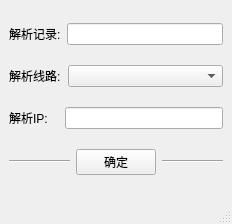
<?xml version="1.0" encoding="UTF-8"?>
<ui version="4.0">
 <class>MainWindow</class>
 <widget class="QMainWindow" name="MainWindow">
  <property name="geometry">
   <rect>
    <x>0</x>
    <y>0</y>
    <width>232</width>
    <height>224</height>
   </rect>
  </property>
  <property name="windowTitle">
   <string>MainWindow</string>
  </property>
  <widget class="QWidget" name="centralwidget">
   <layout class="QHBoxLayout" name="horizontalLayout_5">
    <item>
     <layout class="QVBoxLayout" name="verticalLayout">
      <item>
       <layout class="QHBoxLayout" name="horizontalLayout">
        <item>
         <widget class="QLabel" name="label">
          <property name="text">
           <string>解析记录:</string>
          </property>
         </widget>
        </item>
        <item>
         <widget class="QLineEdit" name="lineEdit"/>
        </item>
       </layout>
      </item>
      <item>
       <layout class="QHBoxLayout" name="horizontalLayout_2">
        <item>
         <widget class="QLabel" name="label_2">
          <property name="text">
           <string>解析线路:</string>
          </property>
         </widget>
        </item>
        <item>
         <widget class="QComboBox" name="comboBox">
          <property name="minimumSize">
           <size>
            <width>155</width>
            <height>0</height>
           </size>
          </property>
         </widget>
        </item>
       </layout>
      </item>
      <item>
       <layout class="QHBoxLayout" name="horizontalLayout_3">
        <item>
         <widget class="QLabel" name="label_3">
          <property name="minimumSize">
           <size>
            <width>50</width>
            <height>0</height>
           </size>
          </property>
          <property name="text">
           <string>解析IP:</string>
          </property>
         </widget>
        </item>
        <item>
         <widget class="QLineEdit" name="lineEdit_3">
          <property name="minimumSize">
           <size>
            <width>132</width>
            <height>0</height>
           </size>
          </property>
         </widget>
        </item>
       </layout>
      </item>
      <item>
       <layout class="QHBoxLayout" name="horizontalLayout_4">
        <item>
         <widget class="Line" name="line">
          <property name="orientation">
           <enum>Qt::Horizontal</enum>
          </property>
         </widget>
        </item>
        <item>
         <widget class="QPushButton" name="pushButton">
          <property name="text">
           <string>确定</string>
          </property>
         </widget>
        </item>
        <item>
         <widget class="Line" name="line_2">
          <property name="orientation">
           <enum>Qt::Horizontal</enum>
          </property>
         </widget>
        </item>
       </layout>
      </item>
     </layout>
    </item>
   </layout>
  </widget>
  <widget class="QStatusBar" name="statusbar"/>
 </widget>
 <resources/>
 <connections/>
</ui>
